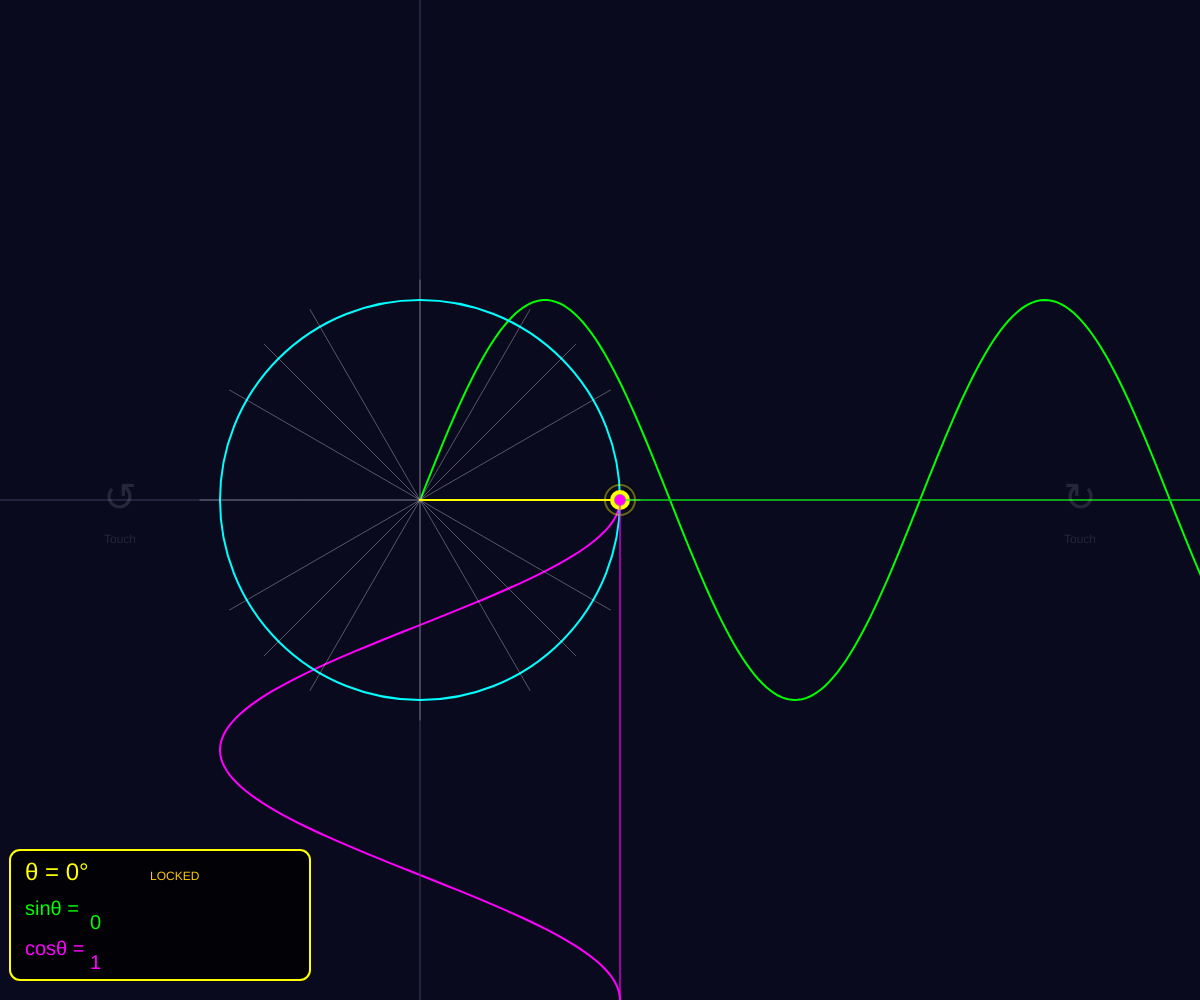
Frame 1 (no input)
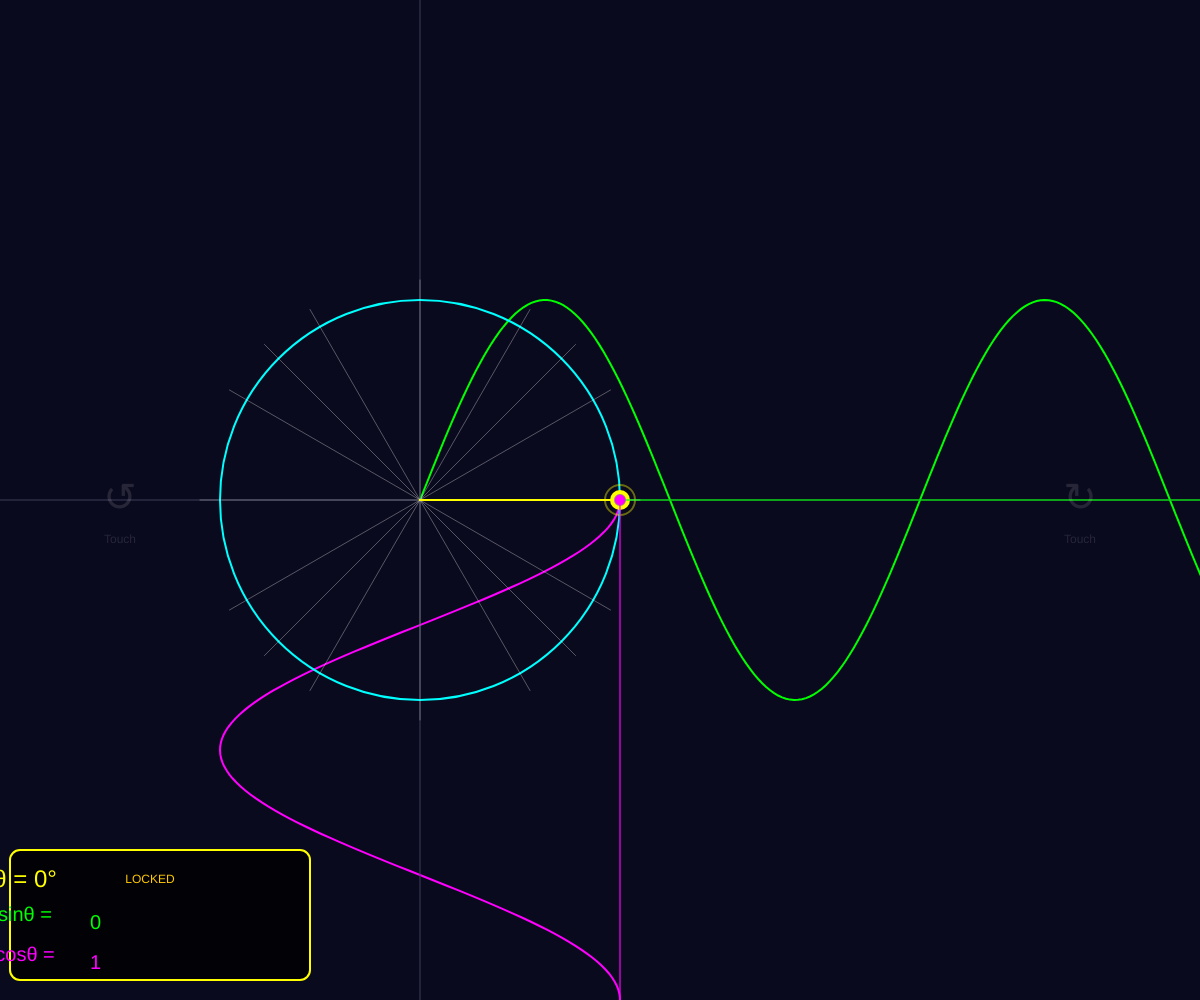
Frame 60 (no input)
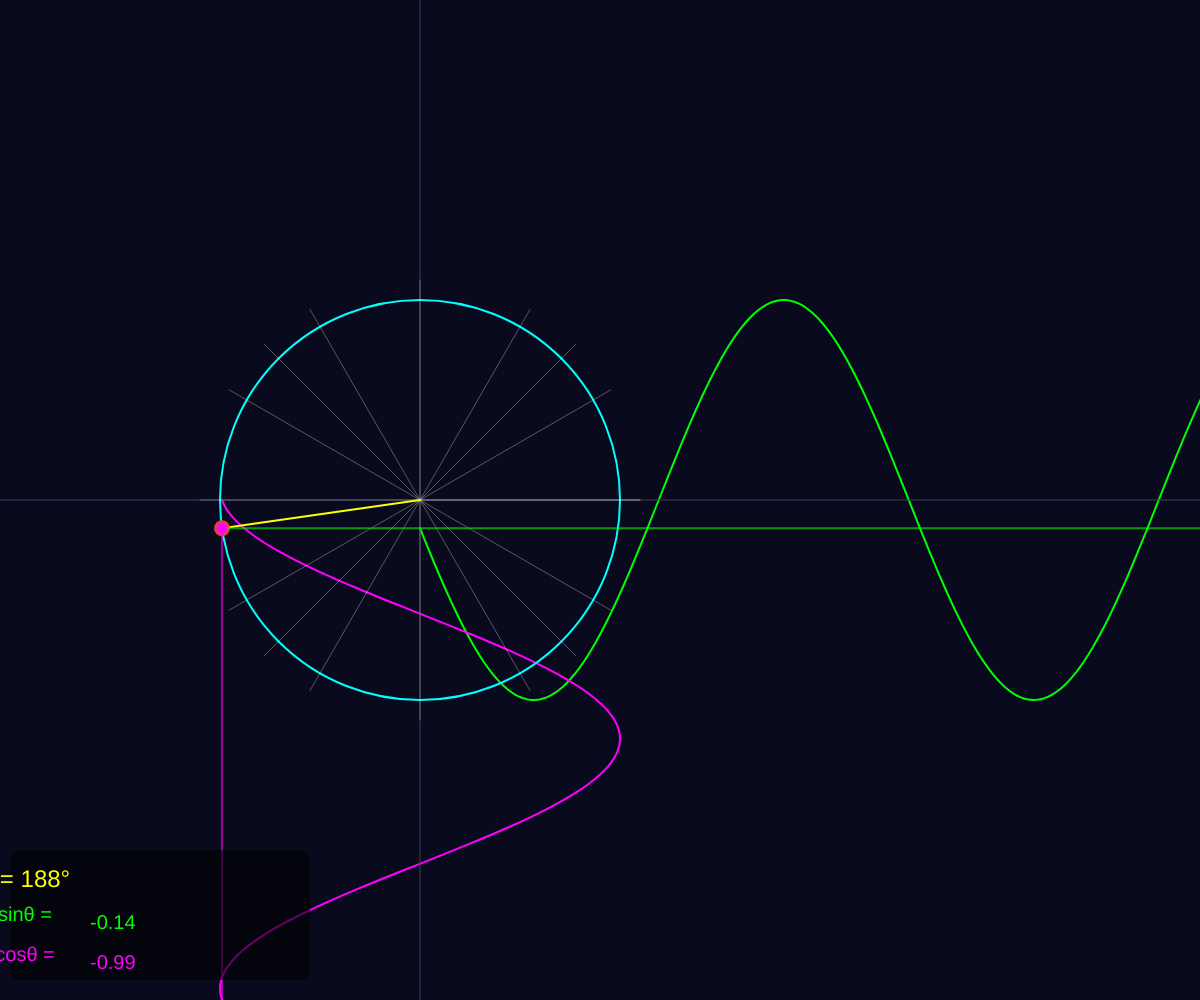
Frame 120 (the mouse pressed at the canvas centre since frame 60)

The p5.js sketch that drew these frames (run headless with seeded random() and noise() and a simulated clock; from frame 60 on, the mouse is pressed at the canvas centre):

// p5.js sketch
// ── sketch.js
// ----------------------------------------------------
// 定数と変数
// ----------------------------------------------------
let angle = 0;
let targetAngle = 0;
let isMoving = false;

let radius;
let cx, cy;            // 円の中心座標
let pixelsPerRadian;
let graphLength;

// 操作パラメータ
const ROTATE_SPEED = 0.05; 
const SNAP_SPEED = 0.2;    

// 特殊角リスト
let specialAngles = [];

// ----------------------------------------------------
// 初期設定
// ----------------------------------------------------
function setup() {
  createCanvas(windowWidth, windowHeight);
  frameRate(60);
  
  specialAngles = [
    0, PI/6, PI/4, PI/3, PI/2, 2*PI/3, 3*PI/4, 5*PI/6, PI,
    7*PI/6, 5*PI/4, 4*PI/3, 3*PI/2, 5*PI/3, 7*PI/4, 11*PI/6, TWO_PI
  ];

  // 起動時の画面サイズに合わせてレイアウト計算
  calculateLayout();
  targetAngle = 0;
}

// 画面サイズが変わったとき（回転したとき）に再計算
function windowResized() {
  resizeCanvas(windowWidth, windowHeight);
  calculateLayout();
}

// --- レイアウト自動調整ロジック ---
function calculateLayout() {
  // 縦長(Portrait)か横長(Landscape)か判定
  let isPortrait = height > width;

  if (isPortrait) {
    // 【縦向き】の場合
    // 円を「左上」に寄せることで、右と下のスペースを確保
    radius = width * 0.22; // 幅基準で少し大きめに
    cx = width * 0.35;     // 左寄せ
    cy = height * 0.30;    // 上寄せ
  } else {
    // 【横向き】の場合
    // 従来どおり、少し左・上下中央
    radius = min(width, height) * 0.20; 
    cx = width * 0.35; 
    cy = height * 0.5;
  }
  
  graphLength = max(width, height); // 十分な長さを確保
  pixelsPerRadian = (radius * 2.5) / TWO_PI; 
}

// ----------------------------------------------------
// メインループ
// ----------------------------------------------------
function draw() {
  background(10, 10, 30);
  
  // --- 1. 操作と動きの制御 ---
  updateControl();

  push();
  translate(cx, cy);

  // --- 2. グラフと単位円の描画 ---
  let currentScale = pixelsPerRadian; 

  drawMovingSinGraph(currentScale);
  drawMovingCosGraph(currentScale);
  drawAxesAndCircle();

  // --- 3. 現在の点と連動線 ---
  let circleX = radius * cos(angle);
  let circleY = radius * sin(-angle); 

  // 半径線
  stroke(255, 255, 0); strokeWeight(2);
  line(0, 0, circleX, circleY);

  // ロック判定
  let locked = (!isMoving && abs(angle - targetAngle) < 0.001);
  if (locked) {
    fill(255, 255, 0); noStroke();
    ellipse(circleX, circleY, 20, 20);
    stroke(255, 255, 0, 100); strokeWeight(2); noFill();
    ellipse(circleX, circleY, 30, 30);
  } else {
    fill(255, 50, 50); noStroke();
    ellipse(circleX, circleY, 16, 16);
  }
  
  // 連動線
  stroke(0, 255, 0, 150); strokeWeight(2);
  line(circleX, circleY, graphLength, circleY);
  fill(0, 255, 0); ellipse(circleX, circleY, 10, 10);

  stroke(255, 0, 255, 150);
  line(circleX, circleY, circleX, graphLength);
  fill(255, 0, 255); ellipse(circleX, circleY, 10, 10);
  
  pop();

  // --- 4. UI表示 ---
  drawUI(locked);
  
  // --- 5. タッチガイド ---
  drawTouchGuides();
}

// ----------------------------------------------------
// コントロールロジック
// ----------------------------------------------------
function updateControl() {
  let inputRight = false;
  let inputLeft = false;

  if (keyIsDown(RIGHT_ARROW)) inputRight = true;
  if (keyIsDown(LEFT_ARROW)) inputLeft = true;

  if (mouseIsPressed) {
    // 画面の半分より右なら右回転、左なら左回転
    if (mouseX > width / 2) {
      inputRight = true;
    } else {
      inputLeft = true;
    }
  }
  
  if (inputRight) {
    angle += ROTATE_SPEED;
    isMoving = true;
  } else if (inputLeft) {
    angle -= ROTATE_SPEED;
    isMoving = true;
  } else {
    if (isMoving) {
      targetAngle = findClosestSpecialAngle(angle);
      isMoving = false;
    }
    if (abs(angle - targetAngle) > 0.0001) {
      angle = lerp(angle, targetAngle, SNAP_SPEED);
    } else {
      angle = targetAngle; 
    }
  }

  if (isMoving) {
    if (angle > TWO_PI * 100) angle -= TWO_PI * 100;
    if (angle < -TWO_PI * 100) angle += TWO_PI * 100;
  }
}

function findClosestSpecialAngle(current) {
  let normalized = current % TWO_PI;
  if (normalized < 0) normalized += TWO_PI;
  
  let closestDist = 1000;
  let bestAngleNormalized = 0;
  
  for (let sa of specialAngles) {
    let dist = abs(normalized - sa);
    if (dist > PI) dist = TWO_PI - dist;
    
    if (dist < closestDist) {
      closestDist = dist;
      bestAngleNormalized = sa;
    }
  }
  
  let currentBase = current - normalized; 
  if (current < 0 && current % TWO_PI != 0) currentBase = current - (normalized - TWO_PI);

  let candidate1 = floor(current / TWO_PI) * TWO_PI + bestAngleNormalized;
  let candidate2 = candidate1 + TWO_PI;
  let candidate3 = candidate1 - TWO_PI;
  
  let d1 = abs(current - candidate1);
  let d2 = abs(current - candidate2);
  let d3 = abs(current - candidate3);
  
  if (d1 <= d2 && d1 <= d3) return candidate1;
  if (d2 <= d1 && d2 <= d3) return candidate2;
  return candidate3;
}

// ----------------------------------------------------
// 描画関数群
// ----------------------------------------------------
function drawAxesAndCircle() {
  stroke(60, 60, 90); strokeWeight(1);
  // 画面全体をカバーするように長く線を引く
  let maxDim = max(width, height);
  line(-maxDim, 0, maxDim, 0);
  line(0, -maxDim, 0, maxDim);

  noFill(); stroke(0, 255, 255); strokeWeight(2);
  ellipse(0, 0, radius * 2, radius * 2);
  
  for (let theta of specialAngles) {
    let sx = radius * cos(theta);
    let sy = radius * sin(-theta);
    stroke(255, 255, 255, 80); strokeWeight(1);
    line(0, 0, sx * 1.1, sy * 1.1); 
  }
}

function drawMovingSinGraph(scale) {
  noFill(); stroke(0, 255, 0); strokeWeight(2);
  beginShape();
  // 描画範囲を画面サイズに合わせて動的に調整
  let drawLimit = width / scale + 1; 
  for (let t = angle; t < angle + drawLimit; t += 0.05) {
    let x = (t - angle) * scale;
    if (x >= 0) {
      let y = radius * sin(-t);
      vertex(x, y);
    }
  }
  endShape();
}

function drawMovingCosGraph(scale) {
  noFill(); stroke(255, 0, 255); strokeWeight(2);
  beginShape();
  let drawLimit = height / scale + 1;
  for (let t = angle; t < angle + drawLimit; t += 0.05) {
    let y = (t - angle) * scale;
    if (y >= 0) {
      let x = radius * cos(t);
      vertex(x, y);
    }
  }
  endShape();
}

// ----------------------------------------------------
// UI・ガイド表示
// ----------------------------------------------------
function drawUI(locked) {
  let dispAngle = targetAngle;
  if (!locked) dispAngle = angle; 
  
  dispAngle = dispAngle % TWO_PI;
  if (dispAngle < 0) dispAngle += TWO_PI;
  if (abs(dispAngle - round(dispAngle/(PI/12))*(PI/12)) < 0.001) {
    dispAngle = round(dispAngle/(PI/12))*(PI/12);
  }

  if (locked) {
    fill(0, 0, 0, 200); stroke(255, 255, 0); strokeWeight(2);
  } else {
    fill(0, 0, 0, 150); noStroke();
  }
  
  // UIパネルの位置調整
  // 縦持ちのときは少し下に余裕を持たせる
  let panelW = min(300, width * 0.8);
  let panelH = 130;
  let panelX = (width > height) ? 10 : (width - panelW) / 2; // 縦持ちなら中央揃え
  
  rect(panelX, height - panelH - 20, panelW, panelH, 10);

  noStroke();
  fill(255, 255, 0); textSize(24);
  text("θ = " + nf(degrees(dispAngle), 0, 0) + "°", panelX + 15, height - panelH + 10);
  
  if (locked) {
    fill(255, 200, 0); textSize(12);
    text("LOCKED", panelX + 140, height - panelH + 10);
  }

  let valSin = getExactTrigValue(dispAngle, true);
  let valCos = getExactTrigValue(dispAngle, false);

  let startY = height - panelH + 45;
  fill(0, 255, 0); textSize(20);
  text("sinθ =", panelX + 15, startY);
  drawBeautifulFraction(valSin, panelX + 80, startY);

  startY = height - panelH + 85;
  fill(255, 0, 255); textSize(20);
  text("cosθ =", panelX + 15, startY);
  drawBeautifulFraction(valCos, panelX + 80, startY);
}

function drawTouchGuides() {
  if (isMoving) return;

  fill(255, 255, 255, 30); noStroke();
  textSize(40); textAlign(CENTER, CENTER);
  
  // ガイドもレイアウトに合わせて少し調整
  let guideY = height / 2;
  if (height > width) guideY = height * 0.6; // 縦持ちなら少し下に表示

  text("↺", width * 0.1, guideY);
  textSize(12);
  text("Touch", width * 0.1, guideY + 40);

  textSize(40);
  text("↻", width * 0.9, guideY);
  textSize(12);
  text("Touch", width * 0.9, guideY + 40);
}

function drawBeautifulFraction(v, x, y) {
  push();
  textAlign(LEFT, CENTER); textSize(20); noStroke();
  
  if (!v.isFraction) {
    text(v.numerator, x, y + 8);
  } else {
    let numY = y - 6;
    let denY = y + 22;
    let lineY = y + 10;
    text(v.numerator, x + 4, numY);
    text(v.denominator, x + 4, denY);
    strokeWeight(2); stroke(255); 
    let lineW = max(textWidth(v.numerator), textWidth(v.denominator));
    line(x, lineY, x + lineW + 8, lineY);
  }
  pop();
}

class TrigValue {
  constructor(n, d, f) {
    this.numerator = n; 
    this.denominator = d; 
    this.isFraction = f;
  }
}

function getExactTrigValue(ang, isSin) {
  let e = 0.01;
  let val = isSin ? sin(ang) : cos(ang);
  
  if (abs(val) < e) return new TrigValue("0", "", false);
  if (abs(val - 0.5) < e) return new TrigValue("1", "2", true);
  if (abs(val + 0.5) < e) return new TrigValue("-1", "2", true);
  if (abs(val - 1.0) < e) return new TrigValue("1", "", false);
  if (abs(val + 1.0) < e) return new TrigValue("-1", "", false);
  
  if (abs(val - sqrt(2)/2) < e) return new TrigValue("√2", "2", true);
  if (abs(val + sqrt(2)/2) < e) return new TrigValue("-√2", "2", true);
  if (abs(val - sqrt(3)/2) < e) return new TrigValue("√3", "2", true);
  if (abs(val + sqrt(3)/2) < e) return new TrigValue("-√3", "2", true);
  
  return new TrigValue(nf(val, 0, 2), "", false);
}
